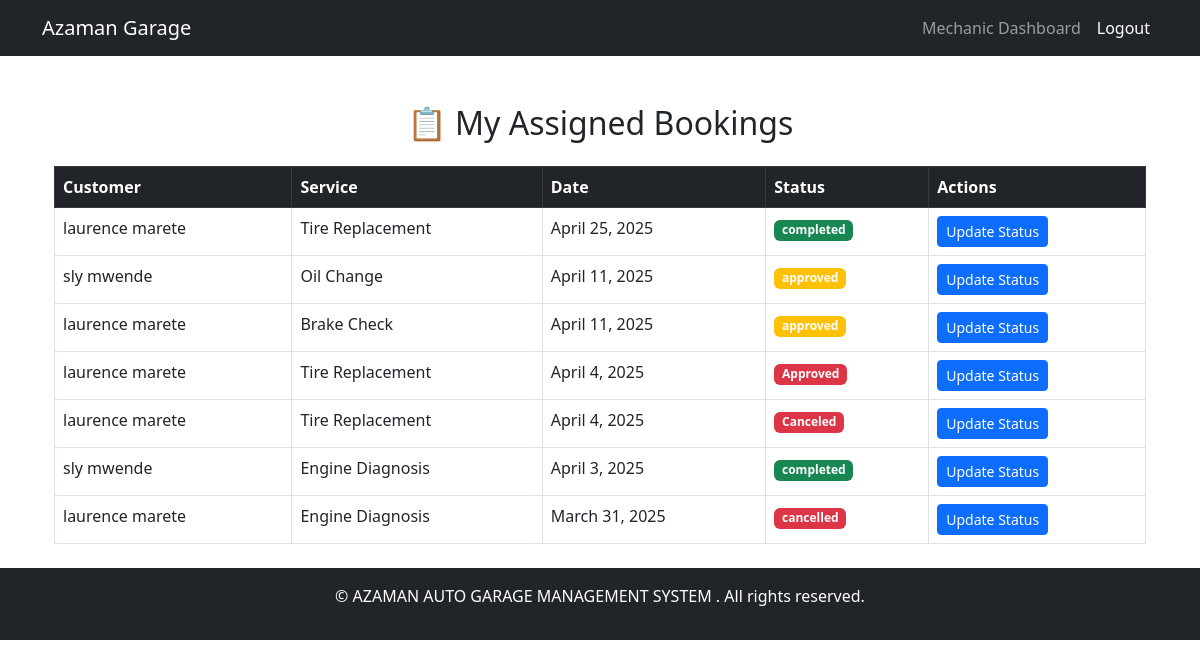
The app's page /bookings/ (signed in) with its own data.
### core/models.py (models this page shows, shortened)
class Booking(models.Model):
    SERVICE_CHOICES = [
        ('oil_change', 'Oil Change'),
        ('brake_check', 'Brake Check'),
        ('tire_replacement', 'Tire Replacement'),
        ('engine_diagnosis', 'Engine Diagnosis'),
    ]
    STATUS_CHOICES = [
        ('pending', 'Pending'),
        ('approved', 'Approved'),
        ('in_progress', 'In Progress'),
        ('completed', 'Completed'),
        ('cancelled', 'Cancelled'),
    ]
    user = models.ForeignKey(settings.AUTH_USER_MODEL, on_delete=models.CASCADE)
    name = models.CharField(max_length=100)
    email = models.EmailField()
    phone = models.CharField(max_length=15)
    service = models.CharField(max_length=50, choices=SERVICE_CHOICES)
    date = models.DateField()
    message = models.TextField(blank=True, null=True)
    status = models.CharField(max_length=11, choices=STATUS_CHOICES, default='pending')
    mechanic = models.ForeignKey(settings.AUTH_USER_MODEL, on_delete=models.SET_NULL,null=True, blank=True, related_name="mechanic_bookings")
    created_at = models.DateTimeField(auto_now_add=True)

### core/views.py (the view)
# urls.py: path('bookings/', booking_list, name='booking_list'),
@login_required
def booking_list(request):
    bookings = Booking.objects.filter(mechanic=request.user).order_by('-date')  # Show only assigned jobs
    return render(request, 'core/booking_list.html', {'bookings': bookings})

### core/templates/core/booking_list.html
{% extends 'core/base.html' %}
{% block content %}
<div class="container mt-5">
    <h2 class="text-center">📋 My Assigned Bookings</h2>
    {% if bookings %}
    <table class="table table-bordered mt-4">
        <thead class="table-dark">
            <tr>
                <th>Customer</th>
                <th>Service</th>
                <th>Date</th>
                <th>Status</th>
                <th>Actions</th>
            </tr>
        </thead>
        <tbody>
            {% for booking in bookings %}
            <tr>
                <td>{{ booking.name }}</td>
                <td>{{ booking.get_service_display }}</td>
                <td>{{ booking.date }}</td>
                <td>
                    <span class="badge
                        {% if booking.status == 'approved' %} bg-warning
                        {% elif booking.status == 'completed' %} bg-success
                        {% else %} bg-danger {% endif %}">
                        {{ booking.status }}
                    </span>
                </td>
                <td>
                    <a href="{% url 'update_booking_status' booking.id %}" class="btn btn-primary btn-sm">Update Status</a>
                </td>
            </tr>
            {% endfor %}
        </tbody>
    </table>
    {% else %}
    <p class="text-center mt-4">No assigned bookings yet.</p>
    {% endif %}
</div>
{% endblock %}

### records on screen
Booking: name "laurence marete", service "Tire Replacement", date "April 25, 2025", status "completed"
Booking: name "sly mwende", service "Oil Change", date "April 11, 2025", status "approved"
Booking: name "laurence marete", service "Brake Check", date "April 11, 2025", status "approved"
Booking: name "laurence marete", service "Tire Replacement", date "April 4, 2025", status "Approved"
Booking: name "laurence marete", service "Tire Replacement", date "April 4, 2025", status "Canceled"
Booking: name "sly mwende", service "Engine Diagnosis", date "April 3, 2025", status "completed"
Booking: name "laurence marete", service "Engine Diagnosis", date "March 31, 2025", status "cancelled"
